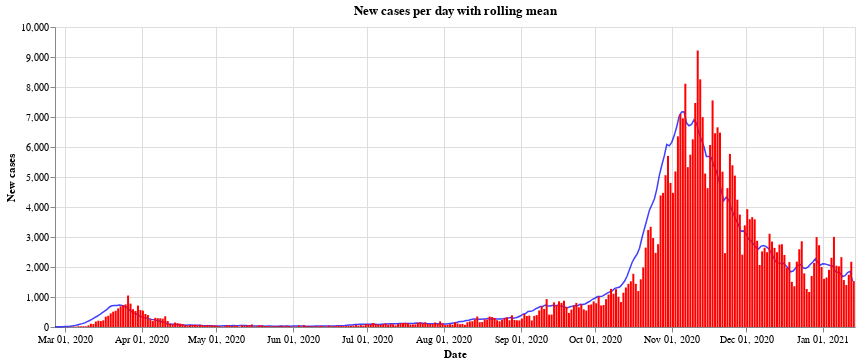

The code cell stored with this chart in its notebook:
### Code cell
#collapse
bars = alt.Chart(all_austria).mark_bar(
    color='red',
    opacity=1,
    size=2
).encode(
    x=alt.X("yearmonthdate(Time):T", axis=alt.Axis(title='Date')),
    y=alt.Y("AnzahlFaelle:Q", axis=alt.Axis(title='New cases')),
)

line = alt.Chart(all_austria).mark_line(
    color='blue',
    opacity=0.75,
    size=1.5,
).transform_window(
    rolling_mean='mean(AnzahlFaelle)',
    frame=[0, 7]
).encode(x='yearmonthdate(Time):T',
         y='rolling_mean:Q'
         ).properties(title='New cases per day with rolling mean', width=800)

alt.layer(line, bars, data=all_austria)

### Figure 1 — Vega-Lite specification as saved in the notebook (floating-point values rounded to 4 significant figures; data arrays with more than 128 entries replaced by an {"elided": "..."} marker saying what was removed)
{"config": {"view": {"continuousWidth": 400, "continuousHeight": 300}}, "layer": [{"mark": {"type": "line", "color": "blue", "opacity": 0.75, "size": 1.5}, "encoding": {"x": {"type": "temporal", "field": "Time", "timeUnit": "yearmonthdate"}, "y": {"type": "quantitative", "field": "rolling_mean"}}, "title": "New cases per day with rolling mean", "transform": [{"window": [{"op": "mean", "field": "AnzahlFaelle", "as": "rolling_mean"}], "frame": [0, 7]}], "width": 800}, {"mark": {"type": "bar", "color": "red", "opacity": 1, "size": 2}, "encoding": {"x": {"type": "temporal", "axis": {"title": "Date"}, "field": "Time", "timeUnit": "yearmonthdate"}, "y": {"type": "quantitative", "axis": {"title": "New cases"}, "field": "AnzahlFaelle"}}}], "data": {"name": "data-19643df0772bab4f5ccfe488df05ba4d"}, "$schema": "https://vega.github.io/schema/vega-lite/v4.8.1.json", "datasets": {"data-19643df0772bab4f5ccfe488df05ba4d": {"elided": "323 records"}}}
